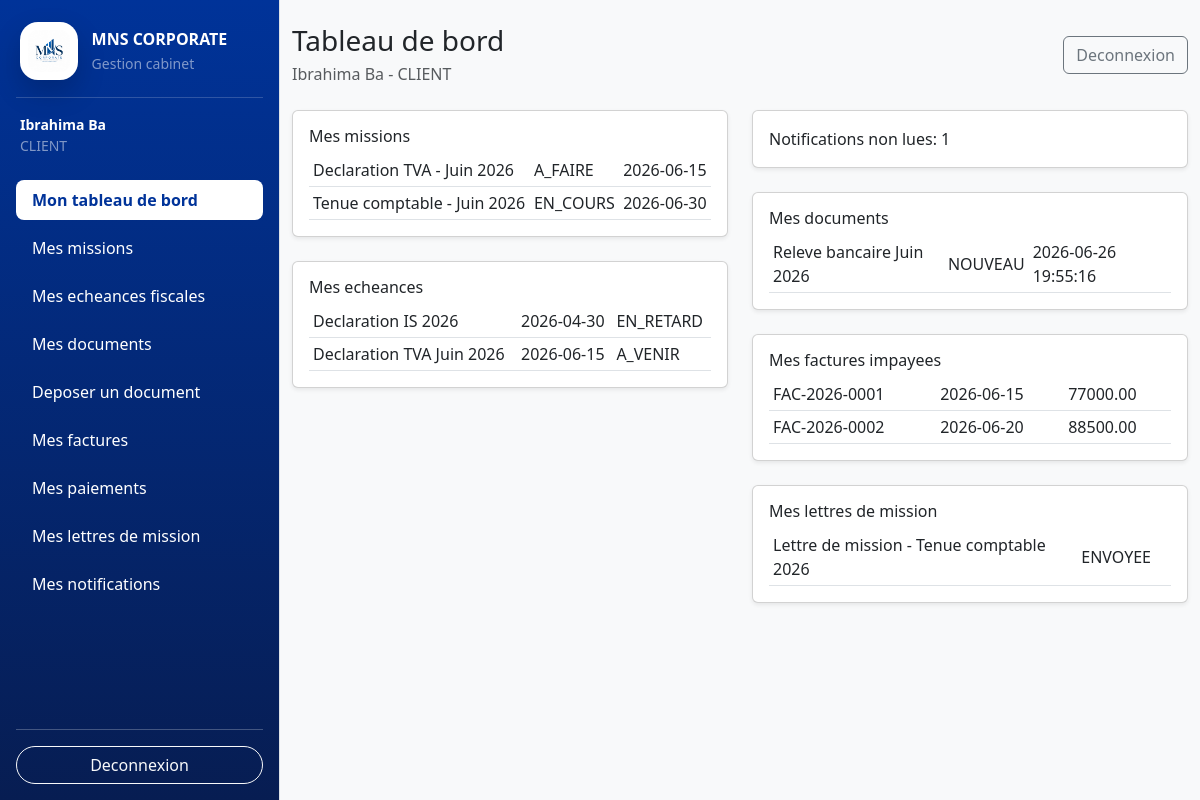
Screenshot of /index.php (signed in) with the database file from the repository.
### tables this page shows
CREATE TABLE IF NOT EXISTS missions (
    id INT UNSIGNED AUTO_INCREMENT PRIMARY KEY,
    client_id INT UNSIGNED NOT NULL,
    mission_catalog_id INT UNSIGNED NOT NULL,
    title VARCHAR(180) NOT NULL,
    description TEXT NULL,
    start_date DATE NOT NULL,
    planned_end_date DATE NULL,
    actual_end_date DATE NULL,
    status ENUM('A_FAIRE', 'EN_COURS', 'TERMINEE', 'EN_RETARD', 'ANNULEE')
        NOT NULL DEFAULT 'A_FAIRE',
    priority ENUM('BASSE', 'MOYENNE', 'HAUTE') NOT NULL DEFAULT 'MOYENNE',
    estimated_hours DECIMAL(8,2) NULL,
    created_by INT UNSIGNED NOT NULL,
    created_at TIMESTAMP DEFAULT CURRENT_TIMESTAMP,
    updated_at TIMESTAMP DEFAULT CURRENT_TIMESTAMP ON UPDATE CURRENT_TIMESTAMP,
    CONSTRAINT fk_missions_client
        FOREIGN KEY (client_id) REFERENCES clients(id)
        ON DELETE CASCADE
        ON UPDATE CASCADE,
    CONSTRAINT fk_missions_catalog
        FOREIGN KEY (mission_catalog_id) REFERENCES mission_catalog(id)
        ON DELETE RESTRICT
        ON UPDATE CASCADE,
    CONSTRAINT fk_missions_created_by
        FOREIGN KEY (created_by) REFERENCES users(id)
        ON DELETE RESTRICT
        ON UPDATE CASCADE
);

CREATE TABLE IF NOT EXISTS fiscal_deadlines (
    id INT UNSIGNED AUTO_INCREMENT PRIMARY KEY,
    client_id INT UNSIGNED NOT NULL,
    mission_id INT UNSIGNED NULL,
    title VARCHAR(180) NOT NULL,
    description TEXT NULL,
    deadline_date DATE NOT NULL,
    status ENUM('A_VENIR', 'TERMINEE', 'EN_RETARD') NOT NULL DEFAULT 'A_VENIR',
    completed_at DATETIME NULL,
    created_at TIMESTAMP DEFAULT CURRENT_TIMESTAMP,
    CONSTRAINT fk_deadlines_client
        FOREIGN KEY (client_id) REFERENCES clients(id)
        ON DELETE CASCADE
        ON UPDATE CASCADE,
    CONSTRAINT fk_deadlines_mission
        FOREIGN KEY (mission_id) REFERENCES missions(id)
        ON DELETE SET NULL
        ON UPDATE CASCADE
);

CREATE TABLE IF NOT EXISTS documents (
    id INT UNSIGNED AUTO_INCREMENT PRIMARY KEY,
    client_id INT UNSIGNED NOT NULL,
    mission_id INT UNSIGNED NULL,
    uploaded_by INT UNSIGNED NOT NULL,
    title VARCHAR(180) NOT NULL,
    original_filename VARCHAR(255) NOT NULL,
    stored_filename VARCHAR(255) NOT NULL,
    file_path VARCHAR(255) NOT NULL,
    file_type VARCHAR(100) NULL,
    file_size INT UNSIGNED NULL,
    document_category ENUM('FACTURE', 'RELEVE_BANCAIRE', 'CONTRAT', 'DECLARATION', 'AUTRE')
        NOT NULL DEFAULT 'AUTRE',
    status ENUM('NOUVEAU', 'CONSULTE', 'VALIDE', 'REJETE')
        NOT NULL DEFAULT 'NOUVEAU',
    is_archived TINYINT(1) NOT NULL DEFAULT 0,
    archived_at DATETIME NULL,
    archived_by INT UNSIGNED NULL,
    archive_reason TEXT NULL,
    uploaded_at TIMESTAMP DEFAULT CURRENT_TIMESTAMP,
    CONSTRAINT fk_documents_client
        FOREIGN KEY (client_id) REFERENCES clients(id)
        ON DELETE CASCADE
        ON UPDATE CASCADE,
    CONSTRAINT fk_documents_mission
        FOREIGN KEY (mission_id) REFERENCES missions(id)
        ON DELETE SET NULL
        ON UPDATE CASCADE,
    CONSTRAINT fk_documents_uploaded_by
        FOREIGN KEY (uploaded_by) REFERENCES users(id)
        ON DELETE RESTRICT
        ON UPDATE CASCADE,
    CONSTRAINT fk_documents_archived_by
        FOREIGN KEY (archived_by) REFERENCES users(id)
        ON DELETE SET NULL
        ON UPDATE CASCADE
);

CREATE TABLE IF NOT EXISTS invoices (
    id INT UNSIGNED AUTO_INCREMENT PRIMARY KEY,
    client_id INT UNSIGNED NOT NULL,
    mission_id INT UNSIGNED NULL,
    invoice_number VARCHAR(50) NOT NULL UNIQUE,
    issue_date DATE NOT NULL,
    due_date DATE NOT NULL,
    subtotal DECIMAL(12,2) NOT NULL DEFAULT 0.00,
    tax_rate DECIMAL(5,2) NOT NULL DEFAULT 18.00,
    tax_amount DECIMAL(12,2) NOT NULL DEFAULT 0.00,
    total_amount DECIMAL(12,2) NOT NULL DEFAULT 0.00,
    status ENUM('BROUILLON', 'ENVOYEE', 'PARTIELLEMENT_PAYEE', 'PAYEE', 'EN_RETARD', 'ANNULEE')
        NOT NULL DEFAULT 'BROUILLON',
    notes TEXT NULL,
    created_by INT UNSIGNED NOT NULL,
    created_at TIMESTAMP DEFAULT CURRENT_TIMESTAMP,
    updated_at TIMESTAMP DEFAULT CURRENT_TIMESTAMP ON UPDATE CURRENT_TIMESTAMP,
    CONSTRAINT fk_invoices_client
        FOREIGN KEY (client_id) REFERENCES clients(id)
        ON DELETE RESTRICT
        ON UPDATE CASCADE,
    CONSTRAINT fk_invoices_mission
        FOREIGN KEY (mission_id) REFERENCES missions(id)
        ON DELETE SET NULL
        ON UPDATE CASCADE,
    CONSTRAINT fk_invoices_created_by
        FOREIGN KEY (created_by) REFERENCES users(id)
        ON DELETE RESTRICT
        ON UPDATE CASCADE
);

CREATE TABLE IF NOT EXISTS engagement_letters (
    id INT UNSIGNED AUTO_INCREMENT PRIMARY KEY,
    client_id INT UNSIGNED NOT NULL,
    mission_id INT UNSIGNED NULL,
    title VARCHAR(180) NOT NULL,
    file_path VARCHAR(255) NULL,
    status ENUM('BROUILLON', 'ENVOYEE', 'SIGNEE') NOT NULL DEFAULT 'BROUILLON',
    sent_at DATETIME NULL,
    signed_at DATETIME NULL,
    signed_by_name VARCHAR(150) NULL,
    signature_text VARCHAR(255) NULL,
    created_by INT UNSIGNED NOT NULL,
    created_at TIMESTAMP DEFAULT CURRENT_TIMESTAMP,
    CONSTRAINT fk_letters_client
        FOREIGN KEY (client_id) REFERENCES clients(id)
        ON DELETE CASCADE
        ON UPDATE CASCADE,
    CONSTRAINT fk_letters_mission
        FOREIGN KEY (mission_id) REFERENCES missions(id)
        ON DELETE SET NULL
        ON UPDATE CASCADE,
    CONSTRAINT fk_letters_created_by
        FOREIGN KEY (created_by) REFERENCES users(id)
        ON DELETE RESTRICT
        ON UPDATE CASCADE
);

### frontend/views/dashboard/dashboard_view.php (the view, shortened to what the rows shown need)
<?php
require_once __DIR__ . '/../../../backend/includes/helpers.php';
$cards = $dashboard['cards'] ?? [];
$monthlyRevenue = $dashboard['monthlyRevenue'] ?? [];
$missionStatuses = $dashboard['missionStatuses'] ?? [];
$occupation = $dashboard['occupation'] ?? [];
$money = static fn(float $value): string => number_format($value, 0, ',', ' ') . ' FCFA';
require_once __DIR__ . '/../includes/header.php';
?>
<div class="d-flex">
    <?php require_once __DIR__ . '/../includes/sidebar.php'; ?>
    <main class="container-fluid py-4">
        <div class="d-flex justify-content-between align-items-center mb-4">
            <div>
                <h1 class="h3 mb-1">Tableau de bord</h1>
            </div>
        </div>
        <?php if ($role === 'EXPERT'): ?>
            <div class="row g-3 mb-4">
                <?php
                $cardLabels = [
                    'active_clients' => ['Clients actifs', (string) ($cards['active_clients'] ?? 0)],
                    'active_missions' => ['Missions en cours', (string) ($cards['active_missions'] ?? 0)],
                    'overdue_deadlines' => ['Echeances en retard', (string) ($cards['overdue_deadlines'] ?? 0)],
                    'unpaid_invoices' => ['Factures impayees', $money((float) ($cards['unpaid_invoices'] ?? 0))],
                    'monthly_revenue' => ['CA encaisse ce mois', $money((float) ($cards['monthly_revenue'] ?? 0))],
                    'new_documents' => ['Documents nouveaux', (string) ($cards['new_documents'] ?? 0)],
                    'pending_timesheets' => ['Timesheets a valider', (string) ($cards['pending_timesheets'] ?? 0)],
                ];
                ?>
                <?php foreach ($cardLabels as $card): ?>
                    <div class="col-12 col-md-6 col-xl-3">
                        <div class="card h-100 shadow-sm">
                            <div class="card-body">
                                <div class="text-muted small"><?php echo e($card[0]); ?></div>
                                <div class="fs-4 fw-semibold"><?php echo e($card[1]); ?></div>
                            </div>
                        </div>
                    </div>
                <?php endforeach; ?>
            </div>
            <div class="row g-4 mb-4">
                <div class="col-12 col-xl-5">
                    <div class="card shadow-sm h-100">
                        <div class="card-body">
                            <h2 class="h6">CA encaisse des 6 derniers mois</h2>
                            <?php if ($monthlyRevenue === []): ?>
                                <p class="text-muted mb-0">Aucun paiement enregistre.</p>
                            <?php else: ?>
                                <div style="height:260px"><canvas id="revenueChart"></canvas></div>
                            <?php endif; ?>
                        </div>
                    </div>
                </div>
                <div class="col-12 col-xl-3">
                    <div class="card shadow-sm h-100">
                        <div class="card-body">
                            <h2 class="h6">Missions par statut</h2>
                            <div style="height:260px"><canvas id="missionsChart"></canvas></div>
                        </div>
                    </div>
                </div>
                <div class="col-12 col-xl-4">
                    <div class="card shadow-sm h-100">
                        <div class="card-body">
                            <h2 class="h6">Taux d'occupation</h2>
                            <?php if ($occupation === []): ?>
                                <p class="text-muted mb-0">Aucun collaborateur actif.</p>
                            <?php else: ?>
                                <div style="height:260px"><canvas id="occupationChart"></canvas></div>
                            <?php endif; ?>
                        </div>
                    </div>
                </div>
            </div>
            <div class="row g-4">
                <div class="col-12 col-xl-6">
                    <?php renderDashboardList('Echeances urgentes', $dashboard['overdueDeadlines'] ?? [], ['title', 'company_name', 'deadline_date']); ?>
                    <?php renderDashboardList('Factures impayees', $dashboard['unpaidAlerts'] ?? [], ['invoice_number', 'company_name', 'balance_due']); ?>
                </div>
                <div class="col-12 col-xl-6">
                    <?php renderDashboardList('Top clients', $dashboard['topClients'] ?? [], ['company_name', 'total_paid']); ?>
                    <?php renderDashboardList('Documents nouveaux', $dashboard['newDocuments'] ?? [], ['title', 'company_name', 'uploaded_at']); ?>
                    <?php renderDashboardList('Timesheets saisis', $dashboard['pendingTimesheets'] ?? [], ['full_name', 'work_date', 'hours_worked']); ?>
                </div>
            </div>
            <script src="https://cdn.jsdelivr.net/npm/chart.js"></script>
            <script>
            const revenueData = <?php echo json_encode($monthlyRevenue, JSON_THROW_ON_ERROR); ?>;
            const missionData = <?php echo json_encode($missionStatuses, JSON_THROW_ON_ERROR); ?>;
            const occupationData = <?php echo json_encode($occupation, JSON_THROW_ON_ERROR); ?>;
            if (document.getElementById('revenueChart')) {
                new Chart(document.getElementById('revenueChart'), {
                    type: 'bar',
                    data: { labels: revenueData.map(row => row.label), datasets: [{ label: 'FCFA', data: revenueData.map(row => Number(row.amount)), backgroundColor: '#2563eb' }] },
                    options: { responsive: true, maintainAspectRatio: false, plugins: { legend: { display: false } } }
                });
            }
            if (document.getElementById('missionsChart')) {
                new Chart(document.getElementById('missionsChart'), {
                    type: 'doughnut',
                    data: { labels: Object.keys(missionData), datasets: [{ data: Object.values(missionData), backgroundColor: ['#64748b','#0d6efd','#198754','#dc3545','#6c757d'] }] },
                    options: { responsive: true, maintainAspectRatio: false }
                });
            }
            if (document.getElementById('occupationChart')) {
                new Chart(document.getElementById('occupationChart'), {
                    type: 'bar',
                    data: { labels: occupationData.map(row => row.full_name), datasets: [{ label: '% occupation', data: occupationData.map(row => Number(row.occupation_rate)), backgroundColor: '#198754' }] },
                    options: { responsive: true, maintainAspectRatio: false, indexAxis: 'y', plugins: { legend: { display: false } }, scales: { x: { beginAtZero: true } } }
                });
            }
            </script>
        <?php elseif ($role === 'CLIENT'): ?>
            <div class="row g-4">
                <div class="col-12 col-xl-6">
                    <?php renderDashboardList('Mes missions', $dashboard['missions'] ?? [], ['title', 'status', 'planned_end_date']); ?>
                </div>
                <div class="col-12 col-xl-6">
                </div>
            </div>
        <?php endif; ?>
    </main>
</div>
<?php require_once __DIR__ . '/../includes/footer.php'; ?>
<?php
function renderDashboardList(string $title, array $rows, array $columns): void
{
    ?>
    <div class="card shadow-sm mb-4">
        <div class="card-body">
            <h2 class="h6"><?php echo e($title); ?></h2>
            <?php if ($rows === []): ?>
                <p class="text-muted mb-0">Aucune donnee a afficher.</p>
            <?php else: ?>
                <div class="table-responsive">
                    <table class="table table-sm align-middle mb-0">
                        <tbody>
                        <?php foreach ($rows as $row): ?>
                            <tr>
                                <?php foreach ($columns as $column): ?>
                                    <td><?php echo e((string) ($row[$column] ?? '')); ?></td>
                                <?php endforeach; ?>
                            </tr>
                        <?php endforeach; ?>
                        </tbody>
                    </table>
                </div>
            <?php endif; ?>
        </div>
    </div>
    <?php
}

### rows the page displays
missions: title "Declaration TVA - Juin 2026", status "A_FAIRE", planned_end_date "2026-06-15"
missions: title "Tenue comptable - Juin 2026", status "EN_COURS", planned_end_date "2026-06-30"
fiscal_deadlines: title "Declaration IS 2026", deadline_date "2026-04-30", status "EN_RETARD"
fiscal_deadlines: title "Declaration TVA Juin 2026", deadline_date "2026-06-15", status "A_VENIR"
documents: title "Releve bancaire Juin 2026", status "NOUVEAU", uploaded_at "2026-06-26 19:55:16"
invoices: invoice_number "FAC-2026-0001", due_date "2026-06-15", column "77000.00"
invoices: invoice_number "FAC-2026-0002", due_date "2026-06-20", column "88500.00"
engagement_letters: title "Lettre de mission - Tenue comptable 2026", status "ENVOYEE"

### other values shown
$fullName "Ibrahima Ba"
$role "CLIENT"
$label "Mon tableau de bord"
$label "Mes missions"
$label "Mes echeances fiscales"
$label "Mes documents"
$label "Deposer un document"
$label "Mes factures"
$label "Mes paiements"
$label "Mes lettres de mission"
$label "Mes notifications"
$user['full_name'] "Ibrahima Ba"
$title "Mes missions Mes echeances Mes documents Mes factures impayees Mes lettres de mission"
$dashboard['unreadNotifications'] "1"
